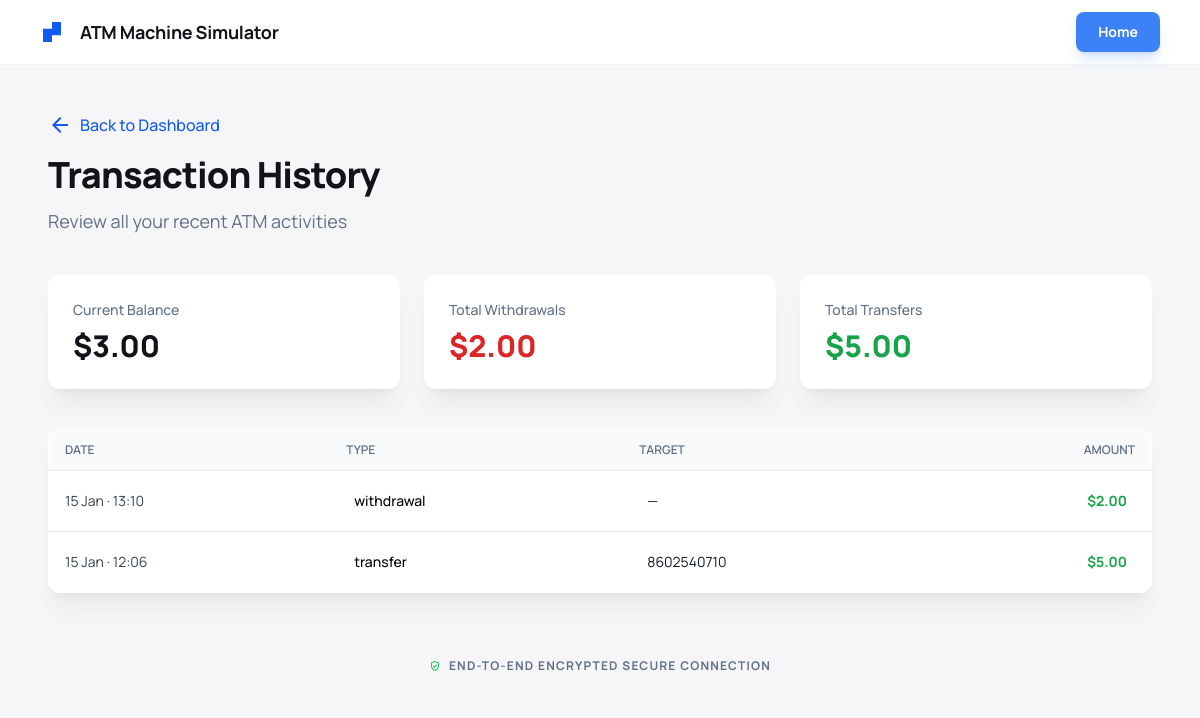
The page /transactions/history/ (signed in) on the database its author committed.
### accounts/models.py (models this page shows, shortened)
class Account(models.Model):
    user = models.OneToOneField(User, on_delete=models.CASCADE)
    account_number = models.CharField(max_length=10, unique=True, default=generate_account_number)
    pin = models.CharField(max_length=128)
    balance = models.DecimalField(max_digits=12, decimal_places=2, default=0)

### transactions/models.py (models this page shows, shortened)
class Transaction(models.Model):
    TYPES = (
        ('withdrawal', 'Withdrawal'),
        ('transfer', 'Transfer'),
    )
    account = models.ForeignKey(Account, on_delete=models.CASCADE)
    amount = models.DecimalField(max_digits=12, decimal_places=2)
    transaction_type = models.CharField(max_length=20, choices=TYPES)
    timestamp = models.DateTimeField(auto_now_add=True)
    target_account = models.CharField(max_length=10, blank=True, null=True)

### transactions/views.py (the view)
# urls.py: path('history/', transaction_history, name='transaction_history'),
@login_required
def transaction_history(request):
    account = Account.objects.get(user=request.user)
    transactions = Transaction.objects.filter(account=account).order_by("-timestamp")
    balance = account.balance
    total_withdrawals = transactions.filter(transaction_type="withdrawal").aggregate(total=Sum("amount"))["total"] or 0
    total_transfers = transactions.filter(transaction_type="transfer").aggregate(total=Sum("amount"))["total"] or 0
    context = {
        "transactions": transactions,
        "balance": balance,
        "total_withdrawals": abs(total_withdrawals),
        "total_transfers": abs(total_transfers),
    }
    return render(request, "transactions/history.html", context)

### templates/transactions/history.html (shortened to what this page needs)
<!DOCTYPE html>
<html class="light" lang="en">
<head>
    <script src="https://cdn.tailwindcss.com?plugins=forms,container-queries"></script>
    <script id="tailwind-config">
        tailwind.config = {
            darkMode: "class",
            theme: {
                extend: {
                    colors: {
                        "primary": "#135bec",
                        "background-light": "#f6f6f8",
                        "background-dark": "#101622",
                    },
                    fontFamily: {
                        "display": ["Manrope", "sans-serif"]
                    },
                    borderRadius: {
                        "DEFAULT": "0.25rem",
                        "lg": "0.5rem",
                        "xl": "0.75rem",
                        "full": "9999px"
                    },
                },
            },
        }
    </script>
</head>
<body class="bg-background-light dark:bg-background-dark min-h-screen transition-colors duration-300">
    <header class="flex items-center justify-between whitespace-nowrap border-b border-solid border-[#f0f2f4] dark:border-white/10 px-2 md:px-10 py-3 bg-white dark:bg-background-dark/50 backdrop-blur-md">
        <div class="flex items-center gap-2 md:gap-4 text-[#111318] dark:text-white">
            <div class="size-6 text-primary">
                <svg fill="none" viewBox="0 0 48 48" xmlns="http://www.w3.org/2000/svg">
                            <path clip-rule="evenodd" d="M24 4H42V17.3333V30.6667H24V44H6V30.6667V17.3333H24V4Z"
                                fill="currentColor" fill-rule="evenodd"></path>
                        </svg>
            </div>
            <h2 class="md:text-lg font-bold leading-tight tracking-[-0.015em]">ATM Machine Simulator</h2>
        </div>
        <div class="flex flex-1 justify-end gap-6 items-center">
            <a href="{% url 'dashboard' %}"
                class="flex md:min-w-[84px] cursor-pointer items-center justify-center rounded-lg h-10 px-3 md:px-4 bg-blue-500 text-white text-sm font-bold shadow-lg shadow-blue-500/20 hover:bg-blue-600 transition-all">
                <span class="truncate text-sm">Home</span>
            </a>
        </div>
    </header>
    <main class="flex-1 p-6 md:p-10 lg:p-12">
        <div class="max-w-6xl mx-auto space-y-10">
            <div class="space-y-3">
                <a href="{% url 'dashboard' %}"
                   class="inline-flex items-center gap-2 text-primary hover:text-primary/80 font-medium transition-colors">
                    <span class="material-symbols-outlined">arrow_back</span>
                    Back to Dashboard
                </a>
                <h1 class="text-3xl md:text-4xl font-extrabold tracking-tight text-[#111318] dark:text-white">
                    Transaction History
                </h1>
                <p class="text-lg text-[#616f89] dark:text-gray-400">
                    Review all your recent ATM activities
                </p>
            </div>
            <div class="grid grid-cols-1 sm:grid-cols-3 gap-6">
                <div class="bg-white dark:bg-white/5 rounded-xl p-6 border border-transparent hover:border-primary/30 shadow-xl shadow-black/5 transition-all">
                    <p class="text-sm text-[#616f89] dark:text-gray-400 font-medium">Current Balance</p>
                    <p class="text-3xl font-extrabold text-[#111318] dark:text-white mt-2">${{ balance|floatformat:2 }}</p>
                </div>
                <div class="bg-white dark:bg-white/5 rounded-xl p-6 border border-transparent hover:border-primary/30 shadow-xl shadow-black/5 transition-all">
                    <p class="text-sm text-[#616f89] dark:text-gray-400 font-medium">Total Withdrawals</p>
                    <p class="text-3xl font-extrabold text-red-600 dark:text-red-400 mt-2">${{ total_withdrawals|floatformat:2 }}</p>
                </div>
                <div class="bg-white dark:bg-white/5 rounded-xl p-6 border border-transparent hover:border-primary/30 shadow-xl shadow-black/5 transition-all">
                    <p class="text-sm text-[#616f89] dark:text-gray-400 font-medium">Total Transfers</p>
                    <p class="text-3xl font-extrabold text-green-600 dark:text-green-400 mt-2">${{ total_transfers|floatformat:2 }}</p>
                </div>
            </div>
            <div class="bg-white dark:bg-white/5 rounded-xl border border-transparent hover:border-primary/20 shadow-xl shadow-black/5 overflow-hidden transition-all">
                <div class="overflow-x-auto">
                    <table class="min-w-full divide-y divide-gray-200 dark:divide-gray-800">
                        <thead class="bg-gray-50 dark:bg-gray-900/50">
                            <tr>
                                <th class="px-4 py-3 text-left text-xs font-semibold uppercase text-[#616f89] dark:text-gray-400">Date</th>
                                <th class="px-4 py-3 text-left text-xs font-semibold uppercase text-[#616f89] dark:text-gray-400">Type</th>
                                <th class="table-cell px-4 py-3 text-left text-xs font-semibold uppercase text-[#616f89] dark:text-gray-400">Target</th>
                                <th class="px-4 py-3 text-right text-xs font-semibold uppercase text-[#616f89] dark:text-gray-400">Amount</th>
                            </tr>
                        </thead>
                        <tbody class="divide-y divide-gray-200 dark:divide-gray-800">
                            {% for tx in transactions %}
                            <tr class="hover:bg-gray-50 dark:hover:bg-gray-800/50 transition-colors">
                                <td class="px-4 py-4 text-sm text-gray-700 dark:text-gray-300">
                                    {{ tx.timestamp|date:"d M · H:i" }}
                                </td>
                                <td class="px-6 py-5 text-sm font-medium">
                                    {{ tx.transaction_type }}
                                </td>
                                <td class="px-6 py-5 text-sm text-gray-900 dark:text-white">
                                    {{ tx.target_account|default:"—" }}
                                </td>
                                <td class="px-6 py-5 text-sm font-bold text-right
                                    {% if tx.amount < 0 %}text-red-600 dark:text-red-400{% else %}text-green-600 dark:text-green-400{% endif %}">
                                    ${{ tx.amount|floatformat:2 }}
                                </td>
                            </tr>
                            {% endfor %}
                        </tbody>
                    </table>
                </div>
            </div>
        </div>
    </main>
    <footer class="w-full py-4 text-center border-t border-gray-100 dark:border-white/5">
        <p class="text-xs text-[#616f89] dark:text-gray-500 flex flex-col md:flex-row items-center justify-center gap-2 uppercase tracking-widest font-bold">
            <span class="material-symbols-outlined text-green-500 text-xs">verified_user</span>
            End-to-End Encrypted Secure Connection
        </p>
    </footer>
</body>
</html>

### templates/transactions/history.html (style rules this page uses)
body { font-family: 'Manrope', sans-serif; }
.material-symbols-outlined { font-variation-settings: 'FILL' 0, 'wght' 400, 'GRAD' 0, 'opsz' 24; }

### rows shown on the page
Account: balance "3.00"
Transaction: timestamp "15 Jan · 13:10", transaction_type "withdrawal", target_account "—", amount "2.00"
Transaction: timestamp "15 Jan · 12:06", transaction_type "transfer", target_account "8602540710", amount "5.00"

### other values the page prints
{{ total_withdrawals|floatformat:2 }} "2.00"
{{ total_transfers|floatformat:2 }} "5.00"
